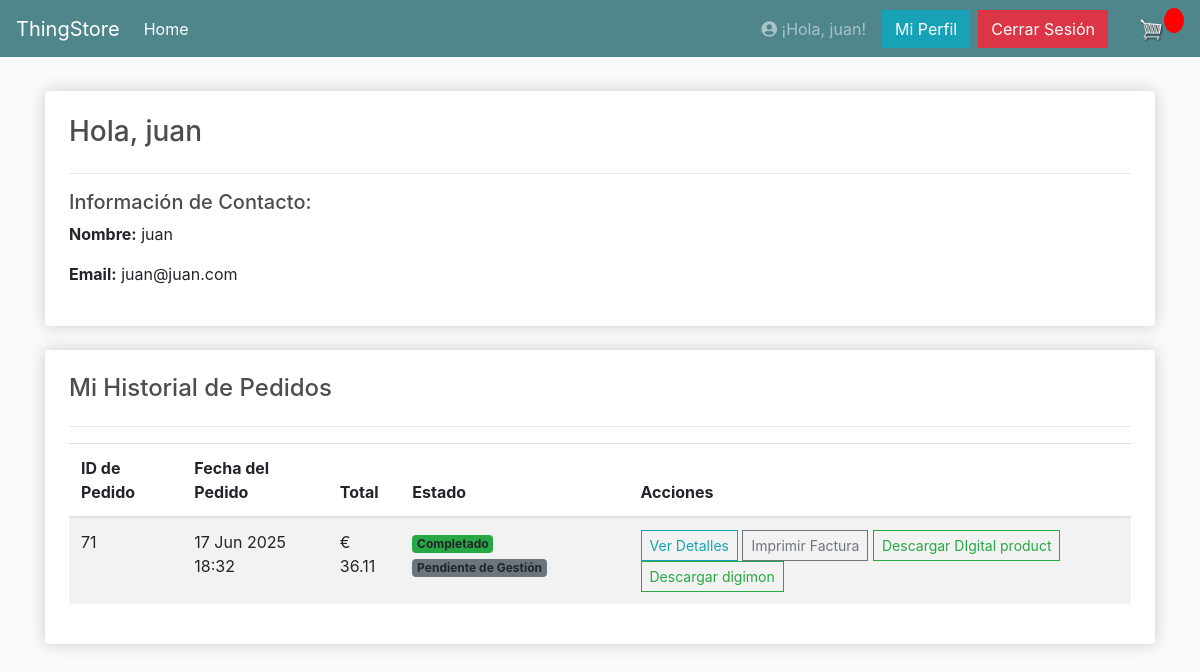
The app's page /profile/ (signed in), older data.
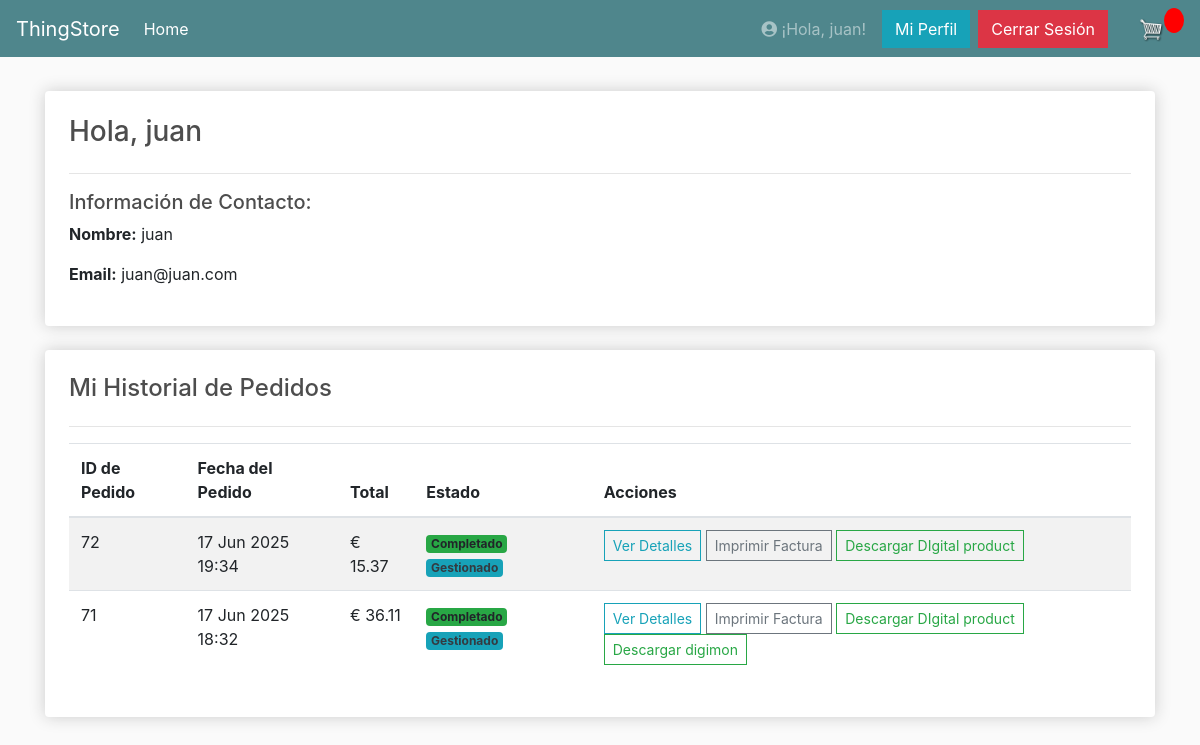
The same page, newer data.
### store/models.py (models this page shows, shortened)
class Order(models.Model):
    customer = models.ForeignKey(Customer, null=True, blank=True, on_delete=models.SET_NULL)
    date_ordered = models.DateTimeField(auto_now_add=True, null=True, blank=True)
    complete = models.BooleanField(default=False, verbose_name="PAYMENT COMPLETED")
    transaction_id = models.CharField(max_length=100, null=True)
    is_processed = models.BooleanField(default=False, verbose_name="PEDIDO GESTIONADO")
    guest_access_token = models.UUIDField(null=True, blank=True, unique=True)
    @property
    def shipping(self):
        shipping = False
        orderitems = self.orderitem_set.all()
        for i in orderitems:
            if not i.product.digital:
                shipping = True
                break # Una vez que encontramos uno que requiere envío, podemos parar
        return shipping
    @property
    def get_cart_total(self):
        orderitems = self.orderitem_set.all()
        total = sum([item.get_total for item in orderitems])
        return total

class OrderItem(models.Model):
    product = models.ForeignKey(Product, on_delete=models.SET_NULL, null=True)
    order = models.ForeignKey(Order, on_delete=models.CASCADE)
    quantity = models.IntegerField(default=0, null=True, blank=True)
    date_added = models.DateTimeField(auto_now_add=True)
    download_token = models.UUIDField(default=uuid.uuid4, editable=False, unique=True, null=True, blank=True)
    @property
    def get_total(self):
        if self.product:
            total = self.product.price * self.quantity
            return total
        return Decimal('0.00')  # Devuelve 0 si no hay producto

class Product(models.Model):
    name = models.CharField(max_length=200)
    price = models.DecimalField(max_digits=10, decimal_places=2) # Cambiado de FloatField a DecimalField
    digital = models.BooleanField(default=False, null=True, blank=True)
    image = models.ImageField(null=True, blank=True, upload_to='product_images/')
    digital_file = models.FileField(upload_to='digital_products/', null=True, blank=True) # Campo para el archivo descargable

### store/views.py (the view)
# urls.py: path('profile/', views.profile, name='profile')
@login_required
def profile(request):
    customer = request.user.customer
    orders = Order.objects.filter(customer=customer, complete=True).order_by('-date_ordered')
    context = {
        'customer': customer,
        'orders': orders,
    }
    return render(request, 'store/profile.html', context)

### store/templates/store/profile.html (shortened to what this page needs)
{% extends 'store/main.html' %}
{% load static %}
{% block content %}
    <div class="row">
        <div class="col-lg-12">
            <div class="box-element p-4">
                <h3 class="mb-4">Hola, {{ customer.name|default:request.user.username }}</h3>
                <hr>
                <h5>Información de Contacto:</h5>
                <p><strong>Nombre:</strong> {{ customer.name|default:request.user.username }}</p>
                <p><strong>Email:</strong> {{ customer.email|default:request.user.email }}</p>
            </div>
            <br>
            <div class="box-element p-4">
                <h4 class="mb-4">Mi Historial de Pedidos</h4>
                <hr>
                {% if orders %}
                    <table class="table table-striped table-hover">
                        <thead>
                            <tr>
                                <th scope="col">ID de Pedido</th>
                                <th scope="col">Fecha del Pedido</th>
                                <th scope="col">Total</th>
                                <th scope="col">Estado</th>
                                <th scope="col">Acciones</th>
                            </tr>
                        </thead>
                        <tbody>
                            {% for order in orders %}
                            <tr>
                                <td>{{ order.id }}</td>
                                <td>{{ order.date_ordered|date:"d M Y H:i" }}</td>
                                <td>€ {{ order.get_cart_total|floatformat:2 }}</td>
                                <td>
                                    {% if order.complete %}
                                        <span class="badge bg-success">Completado</span>
                                    {% else %}
                                        <span class="badge bg-warning text-dark">Pendiente</span>
                                    {% endif %}
                                    {% if order.is_processed %}
                                        <span class="badge bg-info text-dark">Gestionado</span>
                                    {% else %}
                                        <span class="badge bg-secondary">Pendiente de Gestión</span>
                                    {% endif %}
                                </td>
                                <td>
                                    <a href="{% url 'order_complete' order.id %}" class="btn btn-sm btn-outline-info">Ver Detalles</a>
                                    {% if order.shipping %}
                                        <a href="{% url 'order_print' order.id %}" target="_blank" class="btn btn-sm btn-outline-secondary">Imprimir Factura</a>
                                    {% endif %}
                                    {% for item in order.orderitem_set.all %}
                                        {% if item.product.digital and item.download_token %}
                                            <a href="{% url 'download_file' item.download_token %}" class="btn btn-sm btn-outline-success">Descargar {{ item.product.name }}</a>
                                        {% endif %}
                                    {% endfor %}
                                </td>
                            </tr>
                            {% endfor %}
                        </tbody>
                    </table>
                {% else %}
                    <p>Aún no has realizado ningún pedido.</p>
                {% endif %}
            </div>
        </div>
    </div>
{% endblock content %}

Row changes from the older to the newer data that the page shows:
now on this page (row edited): Order: id "72", date_ordered "17 Jun 2025 19:34", get_cart_total "15.37", complete "Completado", is_processed "Gestionado", shows "Imprimir Factura"
added OrderItem: product.name "DIgital product", shown under "72"
changed Order "17 Jun 2025 18:32": is_processed "Pendiente de Gestión" → "Gestionado"
